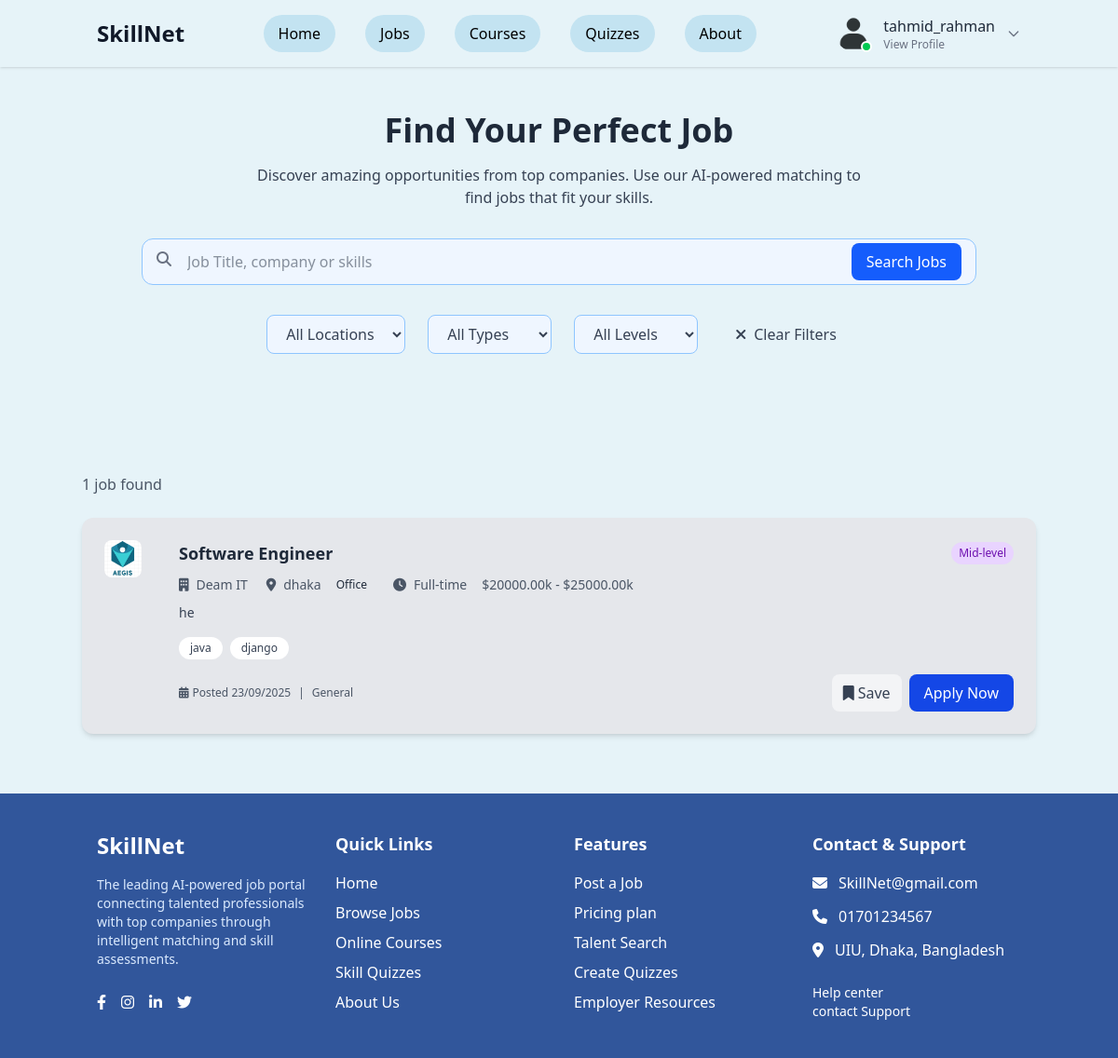
The app's page /jobs/ (signed in) with its own data.
### app/models.py (models this page shows, shortened)
class Job(models.Model):
    JOB_TYPES = [
        ('full_time', 'Full-time'),
        ('part_time', 'Part-time'),
        ('contract', 'Contract'),
        ('internship', 'Internship'),
    ]
    EXPERIENCE_LEVELS = [
        ('entry', 'Entry-level'),
        ('mid', 'Mid-level'),
        ('senior', 'Senior'),
        ('top', 'Top-level'),
    ]
    WORK_MODES = [
        ('remote', 'Remote'),
        ('office', 'Office'),
        ('hybrid', 'Hybrid'),
    ]
    title = models.CharField(max_length=200)
    company = models.ForeignKey(Company, on_delete=models.CASCADE)
    location = models.CharField(max_length=100)
    salary_min = models.DecimalField(max_digits=10, decimal_places=2)
    salary_max = models.DecimalField(max_digits=10, decimal_places=2)
    job_type = models.CharField(max_length=20, choices=JOB_TYPES, default='full_time')
    experience_level = models.CharField(max_length=20, choices=EXPERIENCE_LEVELS, default='mid')
    work_mode = models.CharField(max_length=20, choices=WORK_MODES, default='office')
    description = models.TextField()
    requirements = models.TextField()
    skills_required = models.CharField(max_length=500)
    posted_date = models.DateTimeField(auto_now_add=True)
    is_active = models.BooleanField(default=True)
    category = models.CharField(max_length=100, default='General')
    def get_salary_range(self):
        return f"${self.salary_min}k - ${self.salary_max}k"
    def get_skills_list(self):
        return [skill.strip() for skill in self.skills_required.split(',')]
    def get_formatted_date(self):
        return self.posted_date.strftime('%d/%m/%Y')

class Company(models.Model):
    name = models.CharField(max_length=200)
    logo = models.ImageField(upload_to='company_logos/', blank=True, null=True)
    description = models.TextField(blank=True)

### app/views.py (the view)
# urls.py: path('jobs/', views.job_list, name='job_list'),
def job_list(request):
    jobs = Job.objects.filter(is_active=True).order_by('-posted_date')
    location_filter = request.GET.get('location', '')
    job_type_filter = request.GET.get('job_type', '')
    experience_filter = request.GET.get('experience', '')
    search_query = request.GET.get('q', '')
    if search_query:
        jobs = jobs.filter(title__icontains=search_query)
    if location_filter:
        if location_filter == 'remote':
            jobs = jobs.filter(work_mode='remote')
        else:
            jobs = jobs.filter(location__icontains=location_filter)
    if job_type_filter:
        jobs = jobs.filter(job_type=job_type_filter)
    if experience_filter:
        jobs = jobs.filter(experience_level=experience_filter)
    locations = Job.objects.filter(is_active=True).values_list('location', flat=True).distinct()
    job_types = Job.JOB_TYPES
    experience_levels = Job.EXPERIENCE_LEVELS
    context = {
        'jobs': jobs,
        'locations': locations,
        'job_types': job_types,
        'experience_levels': experience_levels,
        'selected_location': location_filter,
        'selected_job_type': job_type_filter,
        'selected_experience': experience_filter,
        'search_query': search_query,
    }
    return render(request, 'jobs/job_list.html', context)

### static/templates/jobs/job_list.html (shortened to what this page needs)
{% extends 'base.html' %}
{% load static %}
{% block content %}
  <section class="py-12 px-4">
    <div class="container mx-auto text-center">
      <h1 class="text-3xl md:text-4xl font-bold mb-4">Find Your Perfect Job</h1>
      <p class="text-gray-700 max-w-2xl mx-auto mb-8">
        Discover amazing opportunities from top companies. Use our AI-powered matching to find jobs that fit your skills.
      </p>
      <form method="GET" action="{% url 'app:job_list' %}" class="max-w-4xl mx-auto mb-8 relative">
        <input type="text" name="q" placeholder="Job Title, company or skills"
               value="{{ search_query }}"
               class="w-full pl-12 pr-32 py-3 rounded-xl border border-blue-300 focus:outline-none focus:ring-2 focus:ring-blue-500 bg-blue-50" />
        <i class="fas fa-search absolute left-4 top-3.5 text-gray-500"></i>
        <button type="submit" class="absolute right-4 top-1/2 transform -translate-y-1/2 px-4 py-2 bg-blue-600 text-white rounded-lg hover:bg-blue-700 transition">
          Search Jobs
        </button>
      </form>
      <form method="GET" action="{% url 'app:job_list' %}" class="flex flex-wrap justify-center gap-6 mb-10">
        <select name="location" class="px-4 py-2 rounded-lg bg-blue-50 border border-blue-300 text-gray-700 focus:outline-none focus:ring-2 focus:ring-blue-500" onchange="this.form.submit()">
          <option value="">All Locations</option>
        </select>
        <select name="job_type" class="px-4 py-2 rounded-lg bg-blue-50 border border-blue-300 text-gray-700 focus:outline-none focus:ring-2 focus:ring-blue-500" onchange="this.form.submit()">
          <option value="">All Types</option>
        </select>
        <select name="experience" class="px-4 py-2 rounded-lg bg-blue-50 border border-blue-300 text-gray-700 focus:outline-none focus:ring-2 focus:ring-blue-500" onchange="this.form.submit()">
          <option value="">All Levels</option>
        </select>
        <a href="{% url 'app:job_list' %}" class="flex items-center space-x-2 px-4 py-2 text-gray-700 hover:text-blue-600 transition">
          <i class="fas fa-times"></i>
          <span>Clear Filters</span>
        </a>
      </form>
    </div>
  </section>
  <section class="py-10 px-4">
    <div class="container mx-auto">
      <div class="mb-6 text-gray-600">
        <p>{{ jobs.count }} job{% if jobs.count != 1 %}s{% endif %} found</p>
      </div>
      {% for job in jobs %}
      <div class="{% cycle 'bg-gray-200' 'bg-blue-100' 'bg-blue-200' %} p-6 rounded-xl shadow-md mb-6 flex flex-col md:flex-row gap-6 hover:shadow-lg transition-shadow">
        <img src="{{ job.company.logo.url }}"
              alt="{{ job.company.name }}"
              class="mr-4 rounded-lg h-10 w-10 object-cover overflow-hidden" />
        <div class="flex-grow">
          <div class="flex items-center justify-between mb-2">
            <h3 class="font-bold text-lg">{{ job.title }}</h3>
            <span class="px-2 py-1 text-xs
              {% if job.experience_level == 'entry' %}bg-green-200 text-green-800
              {% elif job.experience_level == 'mid' %}bg-purple-200 text-purple-800
              {% elif job.experience_level == 'senior' %}bg-blue-200 text-blue-800
              {% else %}bg-yellow-200 text-yellow-800{% endif %} rounded-full">
              {{ job.get_experience_level_display }}
            </span>
          </div>
          <div class="flex items-center text-sm text-gray-600 mb-2 flex-wrap gap-2">
            <span class="flex items-center">
              <i class="fas fa-building mr-2"></i> {{ job.company.name }}
            </span>
            <span class="flex items-center">
              <i class="fas fa-map-marker-alt ml-3 mr-2"></i> {{ job.location }}
            </span>
            <span class="px-2 py-1 text-xs
              {% if job.work_mode == 'remote' %}bg-green-200 text-green-800
              {% elif job.work_mode == 'office' %}bg-gray-200 text-gray-800
              {% else %}bg-blue-200 text-blue-800{% endif %} rounded-full">
              {{ job.get_work_mode_display }}
            </span>
            <span class="flex items-center">
              <i class="fas fa-clock ml-3 mr-2"></i> {{ job.get_job_type_display }}
            </span>
            <span class="ml-2 font-medium">{{ job.get_salary_range }}</span>
          </div>
          <p class="text-gray-700 text-sm mb-4">{{ job.description|truncatewords:30 }}</p>
          <div class="flex flex-wrap gap-2 mb-4">
            {% for skill in job.get_skills_list|slice:":4" %}
            <span class="bg-white text-gray-700 px-3 py-1 rounded-full text-xs">{{ skill }}</span>
            {% endfor %}
          </div>
          <div class="flex justify-between items-center flex-col md:flex-row gap-4">
            <div class="flex items-center text-xs text-gray-600">
              <i class="fas fa-calendar-alt mr-1"></i>
              Posted {{ job.get_formatted_date }}
              <span class="mx-2">|</span>
              {{ job.category }}
            </div>
            <div class="flex space-x-2">
              {% if user.is_authenticated %}
              <button class="flex items-center space-x-1 px-3 py-1 bg-gray-100 text-gray-700 rounded-lg hover:bg-gray-200 transition">
                <i class="fas fa-bookmark"></i>
                <span>Save</span>
              </button>
              {% endif %}
              <a href="{% url 'app:job_detail' job.id %}" class="px-4 py-2 bg-blue-700 text-white rounded-lg hover:bg-blue-800 transition">
                Apply Now
              </a>
            </div>
          </div>
        </div>
      </div>
      {% endfor %}
    </div>
  </section>
{% endblock %}

### static/templates/nav/nav.html (shortened to what this page needs)
<header class="bg-[#E6F3F8] shadow-sm sticky top-0 z-50">
  <div class="container mx-auto px-4 py-4 flex items-center justify-between">
    <a href="/" class="text-2xl font-bold text-gray-900">SkillNet</a>
    <nav class="hidden md:flex space-x-8">
      <a href="/" class="px-4 py-2 rounded-full bg-[#C3E3F1] text-black hover:bg-blue-100 transition">Home</a>
      <a href="/jobs" class="px-4 py-2 rounded-full bg-[#C3E3F1] text-black hover:bg-blue-100 transition">Jobs</a>
      <a href="/courses" class="px-4 py-2 rounded-full bg-[#C3E3F1] text-black hover:bg-blue-100 transition">Courses</a>
      <a href="/quizzes" class="px-4 py-2 rounded-full bg-[#C3E3F1] text-black hover:bg-blue-100 transition">Quizzes</a>
      <a href="/about" class="px-4 py-2 rounded-full bg-[#C3E3F1] text-black hover:bg-blue-100 transition">About</a>
    </nav>
    <div class="flex items-center space-x-4">
      {% if user.is_authenticated %}
        <div x-data="{ open: false }" class="relative">
          <button @click="open = !open" class="flex items-center space-x-3 focus:outline-none group">
            <div class="relative">
              <img src="{{ user.profile.image.url|default:'/static/images/default-avatar.png' }}"
                   alt="Profile"
                   class="w-10 h-10 rounded-full object-cover border-1 border-transparent group-hover:border-black transition-colors">
              <div class="absolute bottom-0 right-0 w-3 h-3 bg-green-500 rounded-full border-2 border-white"></div>
            </div>
            <div class="hidden md:flex flex-col items-start">
              <span class="font-medium text-gray-800">{{ user.username }}</span>
              <span class="text-xs text-gray-500">View Profile</span>
            </div>
            <svg xmlns="http://www.w3.org/2000/svg"
                 class="h-4 w-4 text-gray-500 transition-transform duration-200"
                 :class="{'rotate-180': open}"
                 fill="none"
                 viewBox="0 0 24 24"
                 stroke="currentColor">
              <path stroke-linecap="round" stroke-linejoin="round" stroke-width="2" d="M19 9l-7 7-7-7" />
            </svg>
          </button>
        </div>
      {% else %}
        <a href="{% url 'login' %}" class="px-5 py-2 rounded-full bg-blue-300 text-blue-800 hover:bg-blue-400 transition font-medium">Sign In</a>
        <a href="{% url 'signup' %}" class="px-5 py-2 rounded-full bg-blue-600 text-white hover:bg-blue-700 transition font-medium">Signup</a>
      {% endif %}
    </div>
  </div>
</header>

### records on screen
Job: company.logo (picture), title "Software Engineer", experience_level "Mid-level", company.name "Deam IT", location "dhaka", work_mode "Office", job_type "Full-time", get_salary_range "$20000.00k - $25000.00k", description "he", get_skills_list "java" "django", get_formatted_date "23/09/2025", category "General"

### other values on screen
{{ user.username }} "tahmid_rahman"
{{ jobs.count }} "1"
